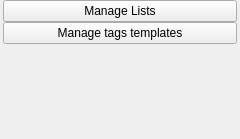
<?xml version="1.0" encoding="UTF-8"?>
<ui version="4.0">
 <class>ToolBarListGroup</class>
 <widget class="QWidget" name="ToolBarListGroup">
  <property name="geometry">
   <rect>
    <x>0</x>
    <y>0</y>
    <width>240</width>
    <height>139</height>
   </rect>
  </property>
  <property name="sizePolicy">
   <sizepolicy hsizetype="Preferred" vsizetype="Minimum">
    <horstretch>0</horstretch>
    <verstretch>0</verstretch>
   </sizepolicy>
  </property>
  <property name="windowTitle">
   <string>Form</string>
  </property>
  <layout class="QGridLayout" name="gridLayout">
   <property name="leftMargin">
    <number>3</number>
   </property>
   <property name="topMargin">
    <number>0</number>
   </property>
   <property name="rightMargin">
    <number>3</number>
   </property>
   <property name="bottomMargin">
    <number>0</number>
   </property>
   <property name="verticalSpacing">
    <number>0</number>
   </property>
   <item row="0" column="0">
    <widget class="QPushButton" name="ListManagerBtn">
     <property name="toolTip">
      <string>Create and edit lists</string>
     </property>
     <property name="text">
      <string>Manage Lists</string>
     </property>
    </widget>
   </item>
   <item row="1" column="0">
    <widget class="QPushButton" name="TemplatesManagerBtn">
     <property name="toolTip">
      <string>Create and edit tags templates</string>
     </property>
     <property name="text">
      <string>Manage tags templates</string>
     </property>
    </widget>
   </item>
   <item row="2" column="0">
    <spacer name="verticalSpacer">
     <property name="orientation">
      <enum>Qt::Vertical</enum>
     </property>
     <property name="sizeHint" stdset="0">
      <size>
       <width>0</width>
       <height>0</height>
      </size>
     </property>
    </spacer>
   </item>
  </layout>
 </widget>
 <resources>
  <include location="../../../openscantools.qrc"/>
 </resources>
 <connections/>
</ui>
